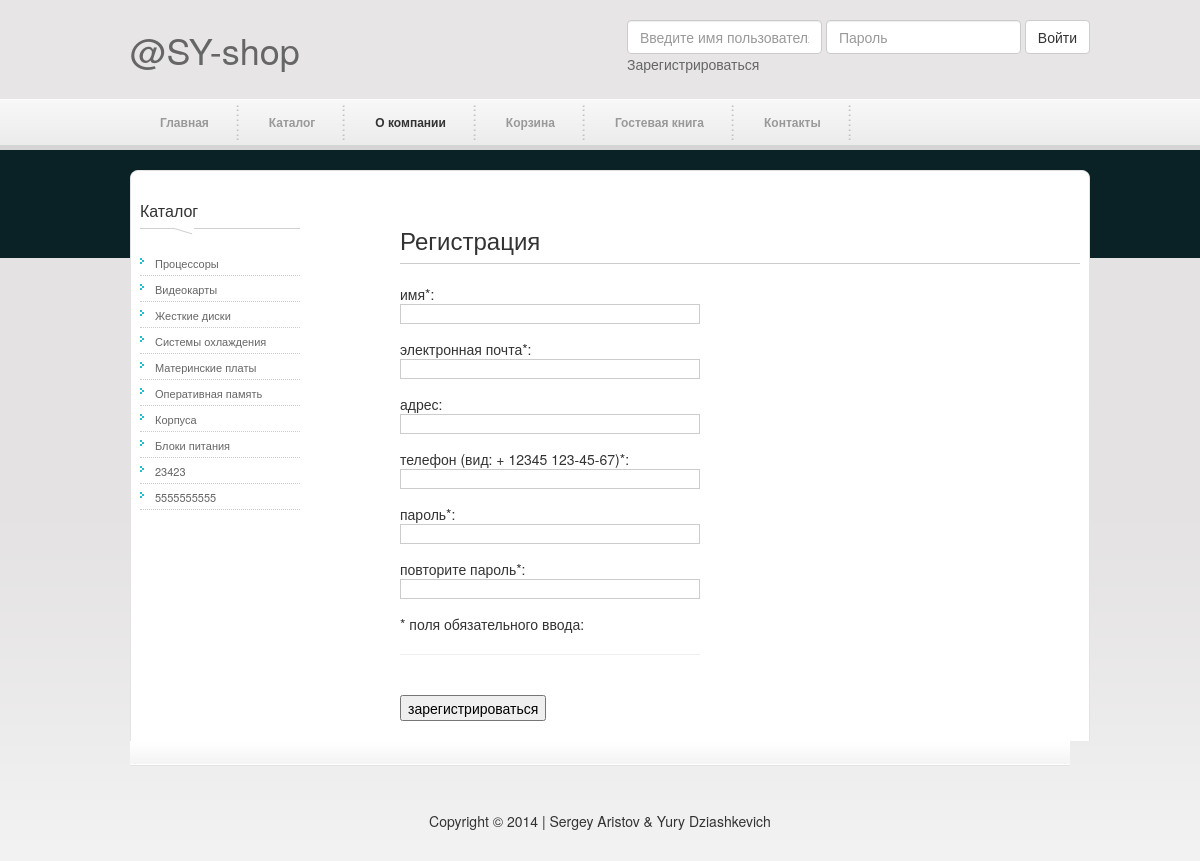
The app's page /login/index, older data.
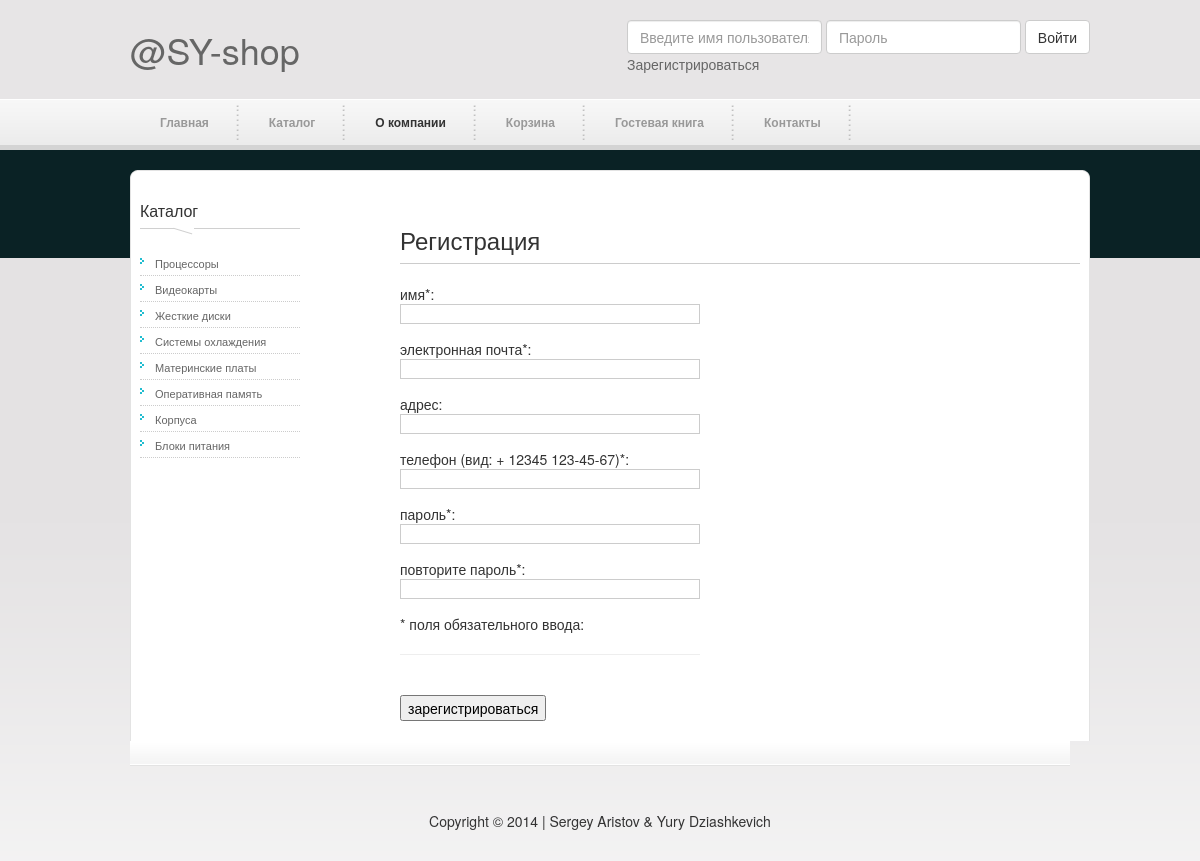
The same page, newer data.
### tables this page shows
CREATE TABLE `st_category` (
  `id` int(10) unsigned NOT NULL AUTO_INCREMENT,
  `name` varchar(255) NOT NULL,
  `description` text NOT NULL,
  `img` varchar(255) NOT NULL,
  `folder` varchar(50) DEFAULT NULL,
  PRIMARY KEY (`id`)
);

### inc/controllers/login.php (called while the page is built, shortened)
<?php
class LoginController extends Controller
{
    public function indexAction()
    {
        $data = array();
        $this->view->render("login/index",$data);
    }
}

### index.php (called while the page is built, shortened)
<?php
new App();

### inc/service/model.php (called while the page is built, shortened)
<?php
class Model
{
    protected static $dbc;
    public static function getDbc(){
        if(!self::$dbc){
            self::$dbc = new PDO("mysql: host=".APP_DB_HOST."; dbname=".APP_DB_DATABASE, APP_DB_USER, APP_DB_PASS,  array(PDO::MYSQL_ATTR_INIT_COMMAND => "SET NAMES 'utf8'"));
        }
        return self::$dbc;
    }
}

### inc/models/categoryList.php (called while the page is built)
<?php
class CategoryListModel extends Model
{
    public static function getCategoryList()
    {
        $category = self::getDbc()->query("SELECT `name`, `id`, `img` FROM `".APP_DB_PREFIX."category`");
        return $category->fetchAll(PDO::FETCH_ASSOC);
    }
}

### inc/views/login/index.php (the view, shortened to what this page needs)
<div class="cleaner h20"></div>
<div id="templatemo_main_top"></div>
<div id="templatemo_main">
    <div id="sidebar">
        <h3>Каталог</h3>
        <ul class="sidebar_menu">
            <?php
            foreach(self::$category as $value){
                echo "<li> <a href=" . APP_BASE_URL . "catalog/category/$value[id]> $value[name] </a> </li>";
            }
            ?>
        </ul>
    </div>
    <div id="content">
        <form method="post">
            <h2>Регистрация</h2>
            <div class="col col_13 checkout">
                имя*:
                <input type="text" name="regName"  style="width:300px;"  />
                электронная почта*:
                <input type="text" name="regEmail" style="width:300px;"  />
                адрес:
                <input type="text" name="regAddress" style="width:300px;"  />
                телефон (вид: + 12345 123-45-67)*:
                <input type="text" name="regPhone" style="width:300px;"  />
                пароль*:
                <input type="password" name="regPaswd"  style="width:300px;"  />
                повторите пароль*:
                <input type="password" name="confRegPaswd"  style="width:300px;"  />
                * поля обязательного ввода:<br />
                <hr />
            </div>
            <div class="cleaner h20"></div>
            <input type="submit" name="addUser" value="зарегистрироваться"/>
        </form>
    </div>
</div>

Row changes from the older to the newer data that the page shows:
removed st_category: name "23423"
removed st_category: name "5555555555"
